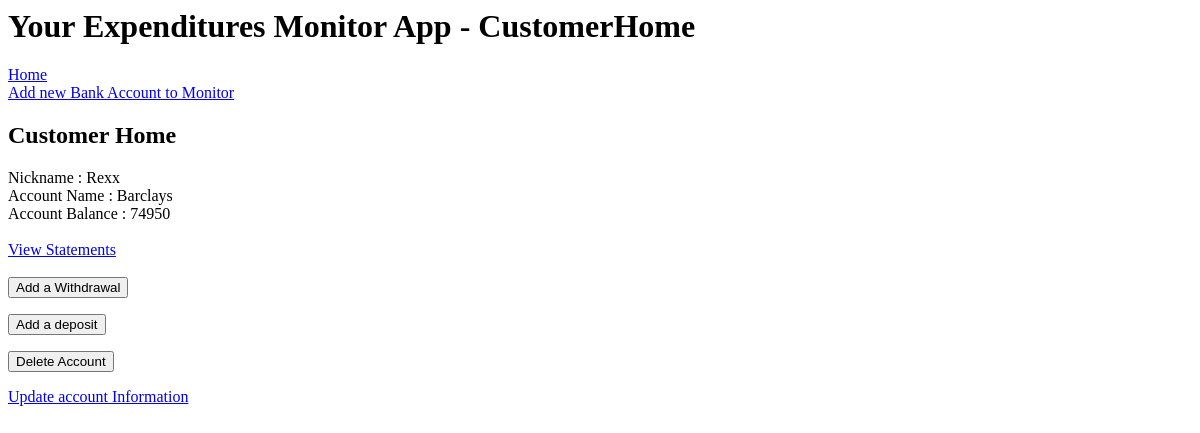
The app's page /customer_home, older data.
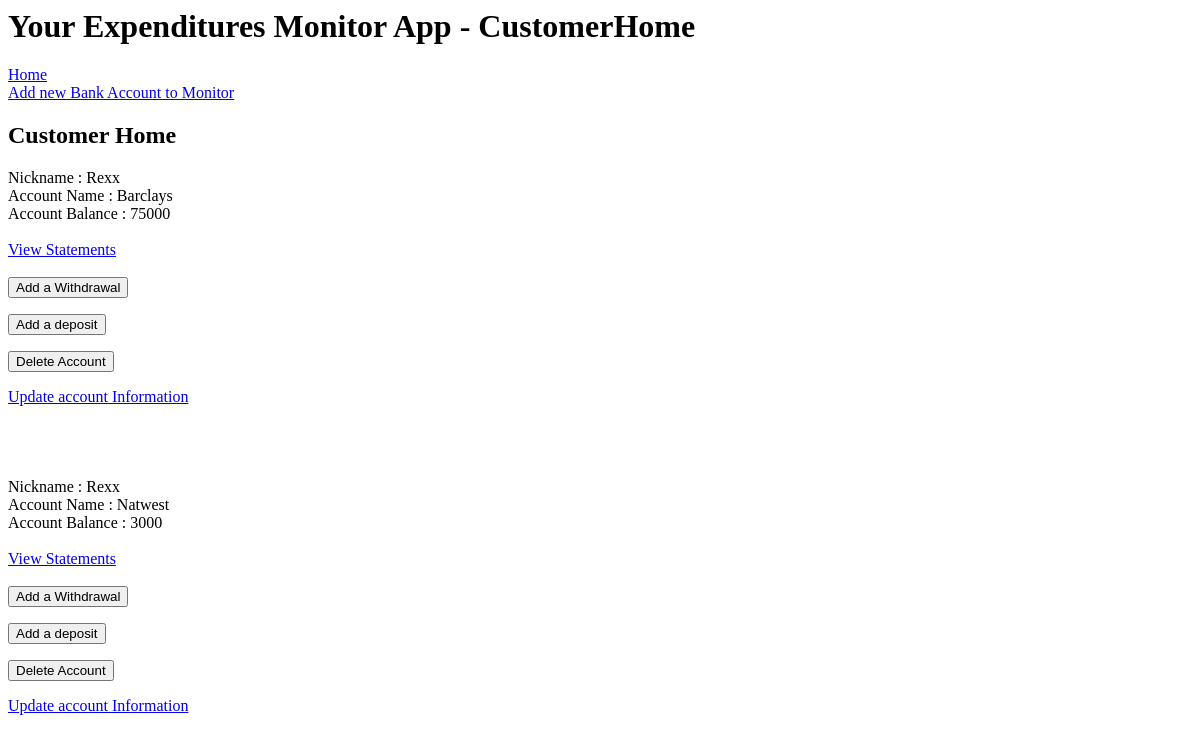
The same page, newer data.
### application/models.py (models this page shows)
class Accounts(db.Model):
    id = db.Column(db.Integer, primary_key=True)
    balance = db.Column(db.Integer)
    account_name = db.Column(db.String(30), nullable=False)
    cust_name = db.Column(db.String(30), nullable=False)
    transactions = db.relationship('Transaction', backref='accounts' , lazy='dynamic')

### application/routes.py (the view)
@app.route('/customer_home')
def customer_home():
    all_accounts = Accounts.query.all()
    account_string = ""
    return render_template("customer_home.html", title="CustomerHome", all_accounts=all_accounts)

### application/templates/customer_home.html
{% extends "layout.html" %}
{% block body %}
<h2>Customer Home</h2>
{% for account in all_accounts %}
        Nickname : {{ account.cust_name }}
        <br>
        Account Name : {{ account.account_name }}
        <br>
        Account Balance : {{ account.balance }}
        <br>
        <br>
        <a href="{{ url_for('statements', id=account.id) }}">View Statements</a>
        <br>
        <br>
        <form action="{{ url_for('withdraw', account_id=account.id) }}">
            <input type=submit value="Add a Withdrawal">
        </form>
        <form action="{{ url_for('deposit', account_id=account.id) }}">
            <input type=submit value="Add a deposit">
        </form>
	    <form action="{{ url_for('delete', id=account.id) }}">
		    <input type=submit value="Delete Account">
	    </form>
            <a href="{{ url_for('update', id=account.id) }}">Update account Information</a>
        <br><br><br><br><br>
{% endfor %}
{% endblock body %}

### application/templates/layout.html (shortened to what this page needs)
<html>
    <head>
    </head>
    <body>
        <h1> Your Expenditures Monitor App - {{ title }}</h1>
        <a href="{{ url_for('home') }}">Home</a>
        <br>
        <a href="{{ url_for('addAccount') }}">Add new Bank Account to Monitor</a>
        {% block body %}
        {% endblock body %}
    </body>
</html>

Row changes from the older to the newer data that the page shows:
removed Accounts: cust_name "Rexx", account_name "Barclays", balance "74950"
added Accounts: cust_name "Rexx", account_name "Barclays", balance "75000"
added Accounts: cust_name "Rexx", account_name "Natwest", balance "3000"
